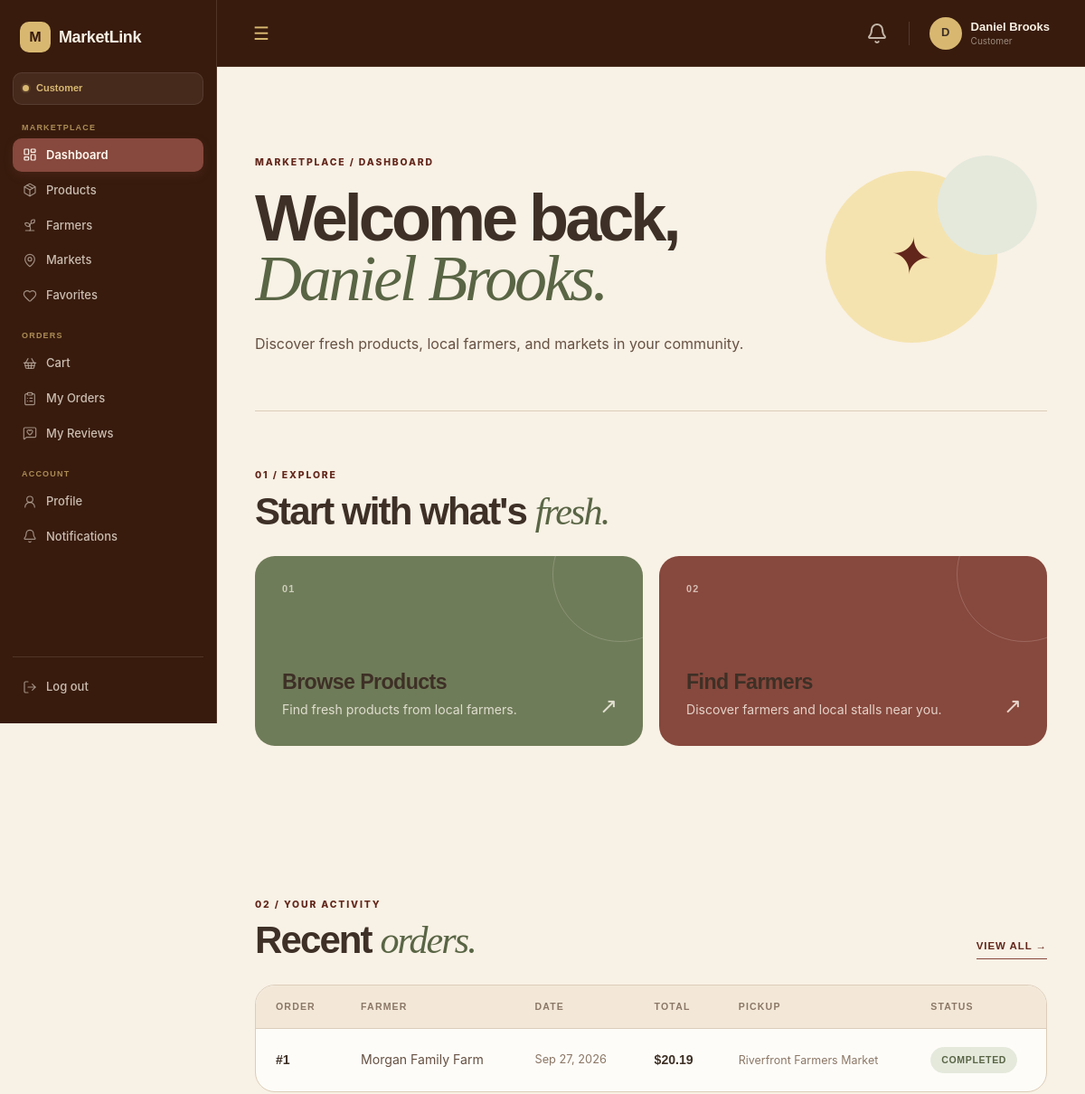
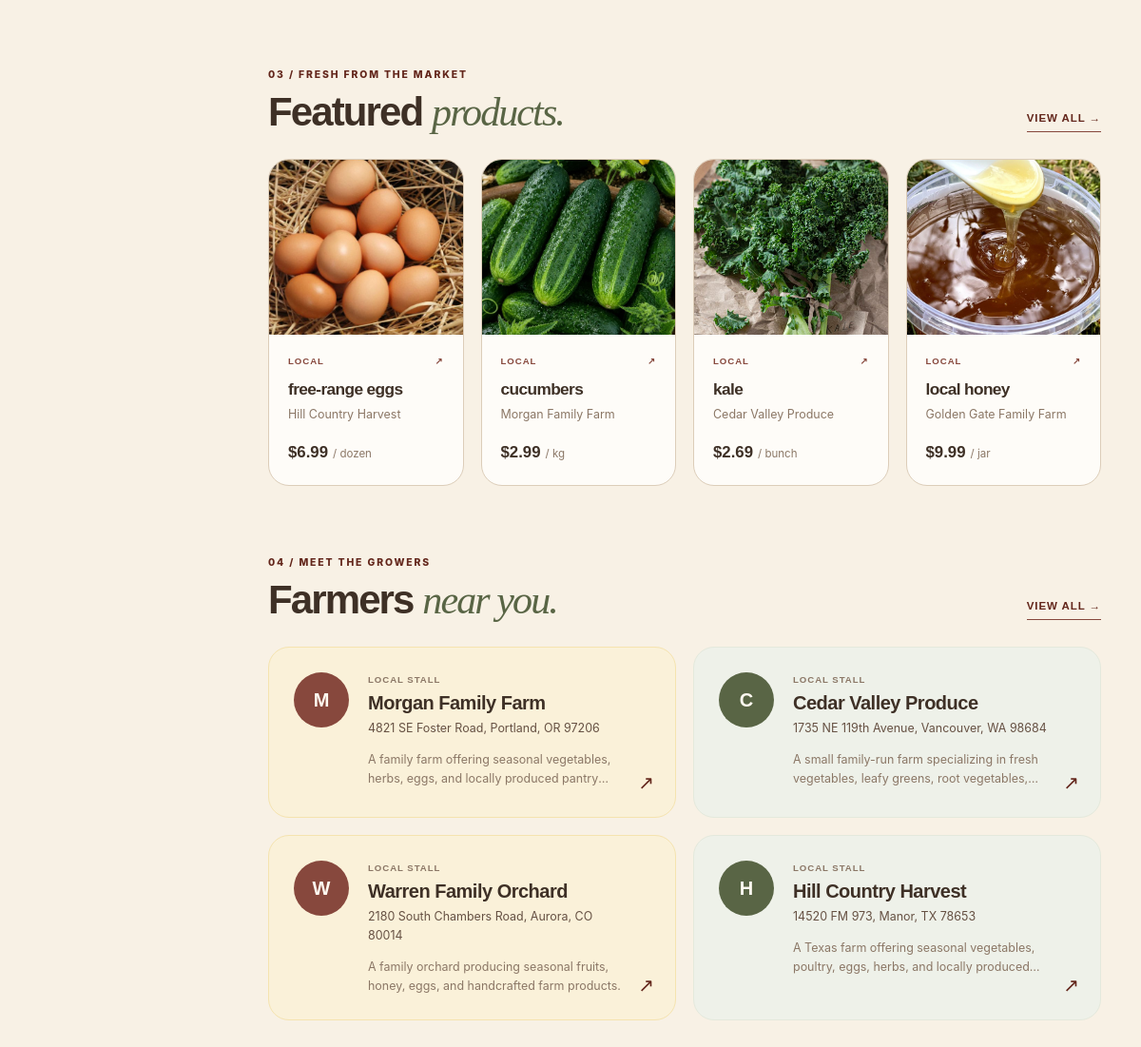
/customer/dashboard.php (signed in), run on the app's committed database (2 pictures, top to bottom).
### tables this page shows
CREATE TABLE `orders` (
  `id` int(10) UNSIGNED NOT NULL,
  `customer_id` int(10) UNSIGNED NOT NULL,
  `farmer_id` int(10) UNSIGNED NOT NULL,
  `market_id` int(10) UNSIGNED NOT NULL,
  `pickup_slot_id` int(10) UNSIGNED NOT NULL,
  `pickup_date` date DEFAULT NULL,
  `status` enum('pending','accepted','preparing','ready','completed','cancelled') NOT NULL DEFAULT 'pending',
  `subtotal` decimal(10,2) NOT NULL DEFAULT 0.00,
  `notes` text DEFAULT NULL,
  `created_at` timestamp NOT NULL DEFAULT current_timestamp(),
  `updated_at` timestamp NOT NULL DEFAULT current_timestamp() ON UPDATE current_timestamp()
);

CREATE TABLE `farmers` (
  `id` int(10) UNSIGNED NOT NULL,
  `user_id` int(10) UNSIGNED NOT NULL,
  `stall_name` varchar(150) NOT NULL,
  `contact_person` varchar(100) DEFAULT NULL,
  `description` text DEFAULT NULL,
  `address` varchar(255) DEFAULT NULL,
  `latitude` decimal(10,8) DEFAULT NULL,
  `longitude` decimal(11,8) DEFAULT NULL,
  `approval_status` enum('pending','approved','rejected') NOT NULL DEFAULT 'pending',
  `created_at` timestamp NOT NULL DEFAULT current_timestamp(),
  `updated_at` timestamp NOT NULL DEFAULT current_timestamp() ON UPDATE current_timestamp()
);

CREATE TABLE `markets` (
  `id` int(10) UNSIGNED NOT NULL,
  `name` varchar(150) NOT NULL,
  `description` text DEFAULT NULL,
  `address` varchar(255) NOT NULL,
  `latitude` decimal(10,8) DEFAULT NULL,
  `longitude` decimal(11,8) DEFAULT NULL,
  `opening_time` time DEFAULT NULL,
  `closing_time` time DEFAULT NULL,
  `operating_days` varchar(100) DEFAULT NULL,
  `map_provider` varchar(50) NOT NULL DEFAULT 'OpenStreetMap',
  `status` enum('active','inactive') NOT NULL DEFAULT 'active',
  `created_at` timestamp NOT NULL DEFAULT current_timestamp(),
  `updated_at` timestamp NOT NULL DEFAULT current_timestamp() ON UPDATE current_timestamp()
);

CREATE TABLE `products` (
  `id` int(10) UNSIGNED NOT NULL,
  `farmer_id` int(10) UNSIGNED NOT NULL,
  `category_id` int(10) UNSIGNED NOT NULL,
  `name` varchar(150) NOT NULL,
  `description` text DEFAULT NULL,
  `price` decimal(10,2) NOT NULL,
  `unit` varchar(50) NOT NULL,
  `stock_quantity` decimal(10,2) NOT NULL DEFAULT 0.00,
  `image` varchar(255) DEFAULT NULL,
  `is_available` tinyint(1) NOT NULL DEFAULT 1,
  `moderation_status` enum('pending','approved','rejected') NOT NULL DEFAULT 'approved',
  `moderation_reason` text DEFAULT NULL,
  `created_at` timestamp NOT NULL DEFAULT current_timestamp(),
  `updated_at` timestamp NOT NULL DEFAULT current_timestamp() ON UPDATE current_timestamp()
);

### includes/auth.php (called while the page is built, shortened)
<?php
function getUserId(): ?int
{
    return $_SESSION['user_id'] ?? null;
}
function getUserName(): ?string
{
    return $_SESSION['name'] ?? null;
}

### includes/functions.php (called while the page is built, shortened)
<?php
function e($value): string
{
    return htmlspecialchars(
        (string) $value,
        ENT_QUOTES,
        'UTF-8'
    );
}
function formatPrice(float|int $price): string
{
    return number_format($price, 2);
}
function formatDate(string $date): string
{
    return date('M d, Y', strtotime($date));
}

### customer/dashboard.php (the view, shortened to what this page needs)
<?php
require_once __DIR__ . '/../includes/include.php';
$user_id = getUserId();
$user_name = getUserName();
$orders = [];
$stmt = $conn->prepare("
    SELECT
        orders.id,
        farmers.stall_name,
        markets.name AS market_name,
        orders.status,
        orders.subtotal,
        orders.created_at
    FROM orders
    JOIN farmers
        ON orders.farmer_id = farmers.id
    JOIN markets
        ON orders.market_id = markets.id
    WHERE orders.customer_id = ?
    ORDER BY orders.created_at DESC
    LIMIT 5
");
$stmt->bind_param("i", $user_id);
$stmt->execute();
$result = $stmt->get_result();
while ($row = $result->fetch_assoc()) {
    $orders[] = $row;
}
$featured_products = [];
$stmt = $conn->prepare("
    SELECT
        p.id,
        p.name,
        p.price,
        p.unit,
        p.image,
        f.id AS farmer_id,
        f.stall_name
    FROM products p
    JOIN farmers f
        ON p.farmer_id = f.id
    WHERE p.is_available = 1
      AND p.moderation_status = ?
      AND f.approval_status = ?
    ORDER BY p.created_at DESC
    LIMIT 4
");
$moderation_status = M_APPROVED;
$approval_status = A_APPROVED;
$stmt->bind_param(
    "ss",
    $moderation_status,
    $approval_status
);
$stmt->execute();
$result = $stmt->get_result();
while ($row = $result->fetch_assoc()) {
    $featured_products[] = $row;
}
$farmers = [];
$stmt = $conn->prepare("
    SELECT
        id,
        stall_name,
        description,
        address
    FROM farmers
    WHERE approval_status = ?
    ORDER BY created_at DESC
    LIMIT 4
");
$approval_status = A_APPROVED;
$stmt->bind_param(
    "s",
    $approval_status
);
$stmt->execute();
$result = $stmt->get_result();
while ($row = $result->fetch_assoc()) {
    $farmers[] = $row;
}
?>
<!DOCTYPE html>
<html lang="en">
<head>
    <link
        rel="stylesheet"
        href="../assets/css/base.css"
    >
    <link
        rel="stylesheet"
        href="../assets/css/navbar.css"
    >
    <link
        rel="stylesheet"
        href="../assets/css/dashboard.css"
    >
    <link
        rel="stylesheet"
        href="../assets/css/sidebar.css"
    >
</head>
<body>
    <?php include __DIR__ . '/../includes/navbar.php'; ?>
    <?php include __DIR__ . '/../includes/sidebar.php'; ?>
    <main class="main-content customer-dashboard">
        <section class="customer-hero">
            <div class="customer-hero-copy">
                <span class="eyebrow">
                    MARKETPLACE / DASHBOARD
                </span>
                <h1>
                    Welcome back,
                    <em><?= e($user_name) ?>.</em>
                </h1>
                <p>
                    Discover fresh products, local farmers,
                    and markets in your community.
                </p>
            </div>
            <div class="customer-hero-mark">
                <span>✦</span>
            </div>
        </section>
        <section class="customer-actions">
            <div class="customer-section-intro">
                <span class="eyebrow">
                    01 / Explore
                </span>
                <h2>
                    Start with what's
                    <em>fresh.</em>
                </h2>
            </div>
            <div class="customer-action-grid">
                <a
                    href="products.php"
                    class="customer-action-card action-products"
                >
                    <span class="action-number">01</span>
                    <div class="action-content">
                        <h3>Browse Products</h3>
                        <p>
                            Find fresh products from local farmers.
                        </p>
                    </div>
                    <span class="action-arrow">↗</span>
                </a>
                <a
                    href="farmers.php"
                    class="customer-action-card action-farmers"
                >
                    <span class="action-number">02</span>
                    <div class="action-content">
                        <h3>Find Farmers</h3>
                        <p>
                            Discover farmers and local stalls near you.
                        </p>
                    </div>
                    <span class="action-arrow">↗</span>
                </a>
            </div>
        </section>
        <section class="customer-section customer-orders-section">
            <div class="customer-section-heading">
                <div>
                    <span class="eyebrow">
                        02 / Your activity
                    </span>
                    <h2>
                        Recent <em>orders.</em>
                    </h2>
                </div>
                <a
                    href="orders.php"
                    class="section-link"
                >
                    View all →
                </a>
            </div>
            <?php if (empty($orders)): ?>
                <div class="customer-empty-state">
                    <span class="empty-mark">✦</span>
                    <div>
                        <h3>No orders yet</h3>
                        <p>
                            Browse products from local farmers
                            and place your first order.
                        </p>
                        <a
                            href="products.php"
                            class="btn btn-primary btn-sm"
                        >
                            Browse Products
                        </a>
                    </div>
                </div>
            <?php else: ?>
                <div class="customer-orders-table">
                    <table class="dashboard-table">
                        <thead>
                            <tr>
                                <th>Order</th>
                                <th>Farmer</th>
                                <th>Date</th>
                                <th>Total</th>
                                <th>Pickup</th>
                                <th>Status</th>
                            </tr>
                        </thead>
                        <tbody>
                            <?php foreach ($orders as $order): ?>
                                <tr>
                                    <td class="table-primary">
                                        #<?= (int) $order['id'] ?>
                                    </td>
                                    <td>
                                        <?= e($order['stall_name']) ?>
                                    </td>
                                    <td class="table-secondary">
                                        <?= formatDate($order['created_at']) ?>
                                    </td>
                                    <td class="table-total">
                                        $<?= number_format($order['subtotal'], 2) ?>
                                    </td>
                                    <td class="table-muted">
                                        <?= e($order['market_name']) ?>
                                    </td>
                                    <td>
                                        <span
                                            class="table-status <?= e($order['status']) ?>"
                                        >
                                            <?= e(ucfirst($order['status'])) ?>
                                        </span>
                                    </td>
                                </tr>
                            <?php endforeach; ?>
                        </tbody>
                    </table>
                </div>
            <?php endif; ?>
        </section>
        <section class="customer-section">
            <div class="customer-section-heading">
                <div>
                    <span class="eyebrow">
                        03 / Fresh from the market
                    </span>
                    <h2>
                        Featured <em>products.</em>
                    </h2>
                </div>
                <a
                    href="products.php"
                    class="section-link"
                >
                    View all →
                </a>
            </div>
            <?php if (empty($featured_products)): ?>
                <div class="customer-placeholder">
                    <p>
                        No products are available yet.
                    </p>
                </div>
            <?php else: ?>
                <div class="customer-product-grid">
                    <?php foreach ($featured_products as $product): ?>
                        <a
                            href="product_details.php?id=<?= (int) $product['id'] ?>&from=dashboard"
                            class="customer-product-card"
                        >
                            <div class="customer-product-image">
                                <?php if (!empty($product['image'])): ?>
                                    <img
                                        src="../uploads/products/<?= e($product['image']) ?>"
                                        alt="<?= e($product['name']) ?>"
                                    >
                                <?php else: ?>
                                    <span>No image</span>
                                <?php endif; ?>
                            </div>
                            <div class="customer-product-info">
                                <div class="product-card-topline">
                                    <span>LOCAL</span>
                                    <span>↗</span>
                                </div>
                                <h3>
                                    <?= e($product['name']) ?>
                                </h3>
                                <p class="customer-product-farmer">
                                    <?= e($product['stall_name']) ?>
                                </p>
                                <div class="customer-product-price">
                                    <strong>
                                        $<?= formatPrice($product['price']) ?>
                                    </strong>
                                    <span>
                                        / <?= e($product['unit']) ?>
                                    </span>
                                </div>
                            </div>
                        </a>
                    <?php endforeach; ?>
                </div>
            <?php endif; ?>
        </section>
        <section class="customer-section customer-farmers-section">
            <div class="customer-section-heading">
                <div>
                    <span class="eyebrow">
                        04 / Meet the growers
                    </span>
                    <h2>
                        Farmers <em>near you.</em>
                    </h2>
                </div>
                <a
                    href="farmers.php"
                    class="section-link"
                >
                    View all →
                </a>
            </div>
            <?php if (empty($farmers)): ?>
                <div class="customer-placeholder">
                    <p>
                        No approved farmers are available yet.
                    </p>
                </div>
            <?php else: ?>
                <div class="customer-farmer-grid">
                    <?php foreach ($farmers as $farmer): ?>
                        <a
                            href="farmer_details.php?id=<?= (int) $farmer['id'] ?>"
                            class="customer-farmer-card"
                        >
                            <div class="customer-farmer-icon">
                                <?= strtoupper(
                                    substr(
                                        $farmer['stall_name'],
                                        0,
                                        1
                                    )
                                ) ?>
                            </div>
                            <div class="customer-farmer-info">
                                <div class="farmer-card-label">
                                    LOCAL STALL
                                </div>
                                <h3>
                                    <?= e($farmer['stall_name']) ?>
                                </h3>
                                <?php if (!empty($farmer['address'])): ?>
                                    <p class="customer-farmer-address">
                                        <?= e($farmer['address']) ?>
                                    </p>
                                <?php endif; ?>
                                <?php if (!empty($farmer['description'])): ?>
                                    <p class="customer-farmer-description">
                                        <?= e($farmer['description']) ?>
                                    </p>
                                <?php endif; ?>
                            </div>
                            <span class="customer-farmer-arrow">
                                ↗
                            </span>
                        </a>
                    <?php endforeach; ?>
                </div>
            <?php endif; ?>
        </section>
    </main>
</body>
</html>

### data on the page
orders: id "1", farmer.stall_name "Morgan Family Farm", created_at "Sep 27, 2026", subtotal "20.19", market.name "Riverfront Farmers Market", status "COMPLETED"
products: image (picture), name "free-range eggs", farmer.stall_name "Hill Country Harvest", price "6.99", unit "dozen"
products: image+name (picture), name "cucumbers", farmer.stall_name "Morgan Family Farm", price "2.99", unit "kg"
products: image+name (picture), name "kale", farmer.stall_name "Cedar Valley Produce", price "2.69", unit "bunch"
products: image (picture), name "local honey", farmer.stall_name "Golden Gate Family Farm", price "9.99", unit "jar"
farmers: stall_name "M", stall_name "Morgan Family Farm", address "4821 SE Foster Road, Portland, OR 97206", description "A family farm offering seasonal vegetables, herbs, eggs, and locally produced…"
farmers: stall_name "C", stall_name "Cedar Valley Produce", address "1735 NE 119th Avenue, Vancouver, WA 98684", description "A small family-run farm specializing in fresh vegetables, leafy greens, root…"
farmers: stall_name "W", stall_name "Warren Family Orchard", address "2180 South Chambers Road, Aurora, CO 80014", description "A family orchard producing seasonal fruits, honey, eggs, and handcrafted farm products."
farmers: stall_name "H", stall_name "Hill Country Harvest", address "14520 FM 973, Manor, TX 78653", description "A Texas farm offering seasonal vegetables, poultry, eggs, herbs, and locally…"

### other printed values
$_SESSION['name'] "Daniel Brooks"
$_SESSION['role'] "Customer"
$user_name "Daniel Brooks"
